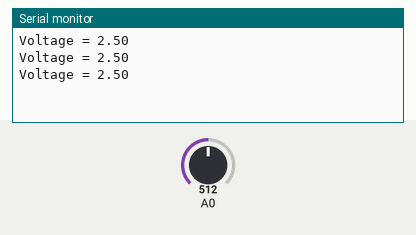
Simulated run of this sketch. Board: Arduino Uno, built with avr-gcc and run on an emulated ATmega328P. Parts: the last lines printed to the serial monitor. The test bench sets the inputs (shaded band); at power-on: A0 = 512.

Above: at 1.3 s.
1.4 s: A0 set to 716
At 1.9 s:
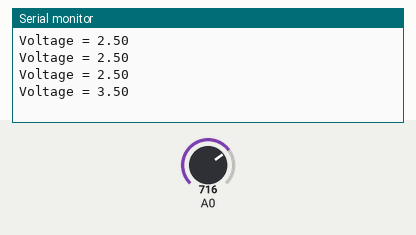
2.9 s: A0 set to 900
At 3.4 s:
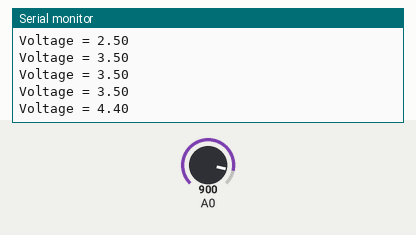
Timing chart, 0 to 5.9 s (numbered marks = the images above; inputs shaded):
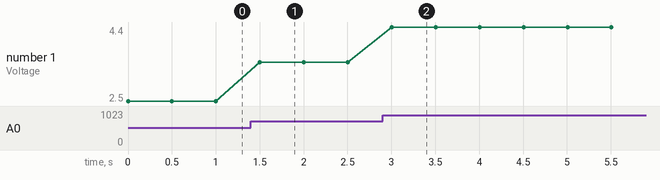

The sketch:

Voltmeter.ino
```cpp
/*
  Goal: This program reads an analog value "bit value" from pin A0, converts it to
        the corresponding voltage (0–5V), and prints the voltagethat corresponds
        to bit value.
  Theme: Analog-to-digital conversion (ADC) and voltage calculation.
*/

void setup() {
  Serial.begin(9600); // Starts serial communication at a baud rate of 9600
}

void loop() {
  int V = analogRead(A0);        // Reads the analog voltage on pin A0 (returns 0–1023)
  float VA = V * (5.00 / 1023.0); // Converts the bit value reading into voltage (0V to 5V)

  Serial.print("Voltage = ");         // Prints "Voltage ="
  Serial.println(VA);            // Prints the calculated voltage and then begins a new line
  delay(500);    // adds a small delay to make the values more readable
}
```

Measured:
- after the input at 1.4 s, the serial monitor: prints a new line after 0.10 s (image 1)
- after the input at 2.9 s, the serial monitor: prints a new line after 0.10 s (image 2)
- plotted number 1: 2.5 → 3.5 after the input at 1.4 s, 3.5 → 4.4 after the input at 2.9 s
